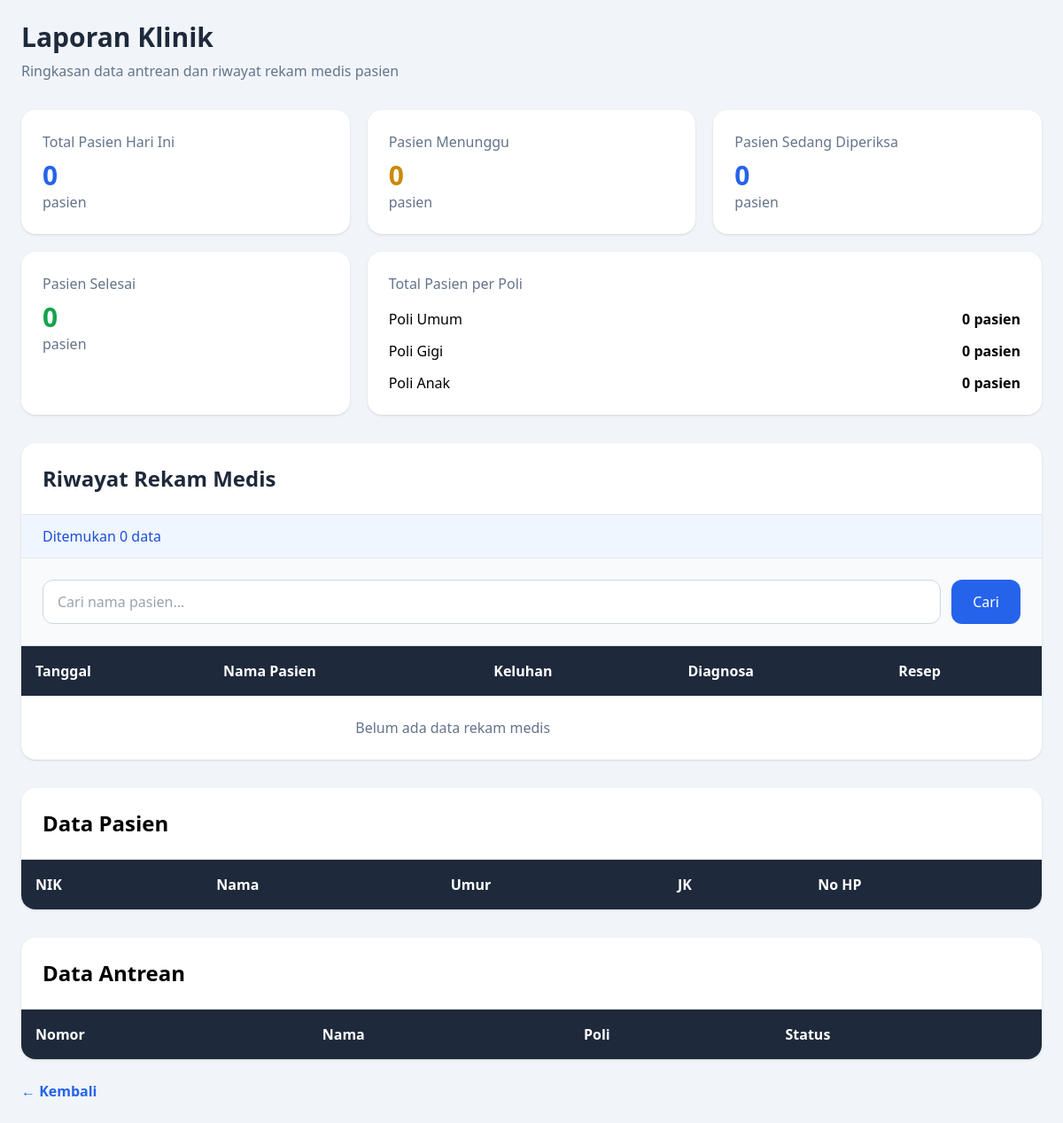
Before: /laporan with the older database file.
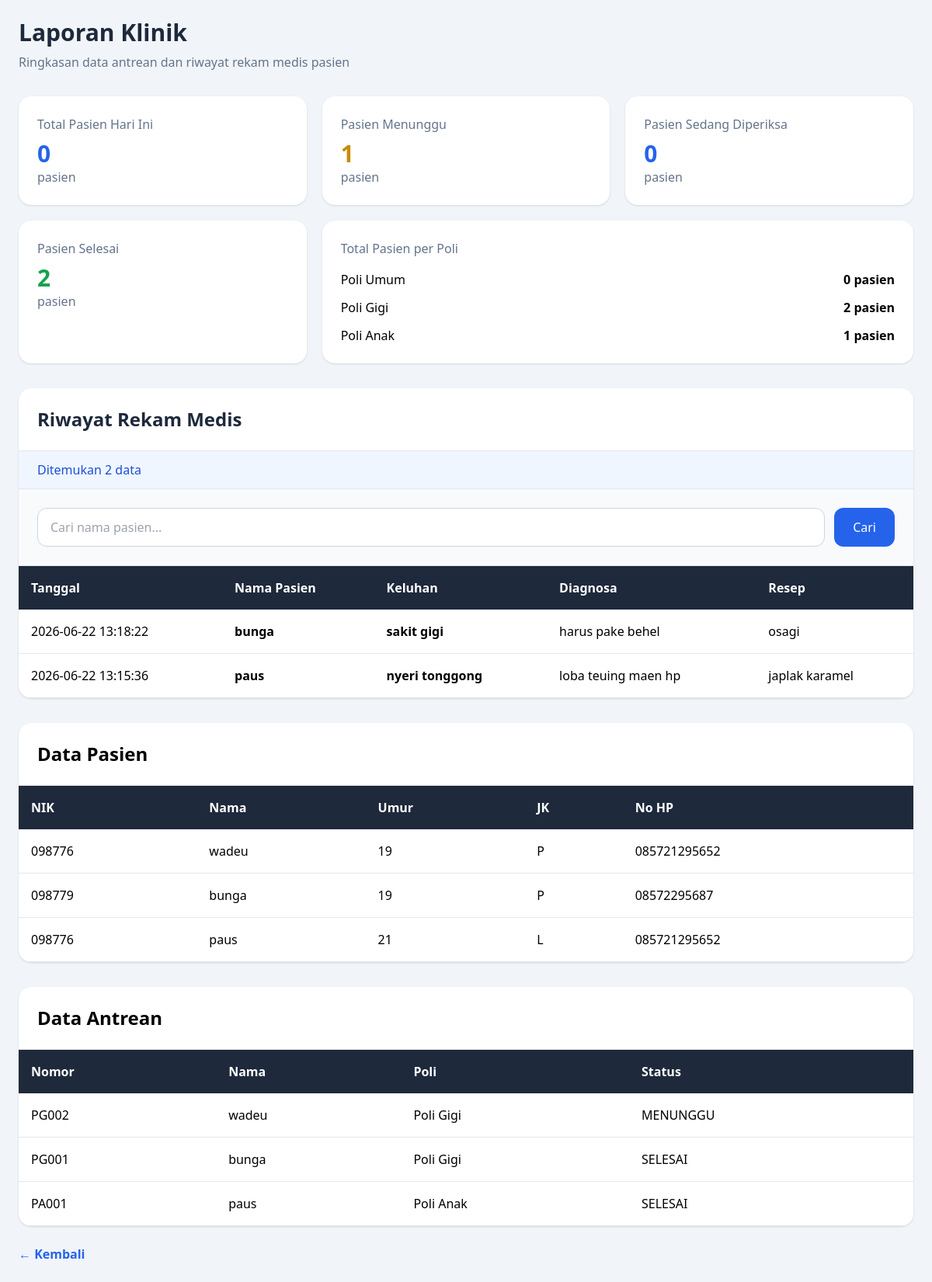
After: the same page with the newer database file.
### tables this page shows
CREATE TABLE rekam_medis (
            id INTEGER PRIMARY KEY AUTOINCREMENT,
            id_pasien INTEGER NOT NULL,
            keluhan TEXT NOT NULL,
            diagnosa TEXT NOT NULL,
            resep TEXT NOT NULL,
            tanggal_periksa TEXT NOT NULL,
            FOREIGN KEY (id_pasien) REFERENCES pasien(id)
        );

CREATE TABLE pasien (
            id INTEGER PRIMARY KEY AUTOINCREMENT,
            nik TEXT NOT NULL,
            nama TEXT NOT NULL,
            umur INTEGER NOT NULL,
            jenis_kelamin TEXT NOT NULL,
            no_hp TEXT NOT NULL
        );

CREATE TABLE antrean (
            id INTEGER PRIMARY KEY AUTOINCREMENT,
            id_pasien INTEGER NOT NULL,
            no_antrean TEXT NOT NULL,
            poli TEXT NOT NULL,
            status TEXT NOT NULL,
            waktu_daftar TEXT NOT NULL,
            FOREIGN KEY (id_pasien) REFERENCES pasien(id)
        );

### main.py (the view)
@app.route("/laporan")
def laporan_klinik():
    keyword = request.args.get("keyword", "")
    conn = get_db()
    total_pasien = conn.execute("""
        SELECT COUNT(*) FROM antrean
        WHERE date(waktu_daftar) = date('now')
    """).fetchone()[0]
    poli_umum = conn.execute("""
        SELECT COUNT(*) FROM antrean
        WHERE poli = 'Poli Umum'
    """).fetchone()[0]
    poli_gigi = conn.execute("""
        SELECT COUNT(*) FROM antrean
        WHERE poli = 'Poli Gigi'
    """).fetchone()[0]
    poli_anak = conn.execute("""
        SELECT COUNT(*) FROM antrean
        WHERE poli = 'Poli Anak'
    """).fetchone()[0]
    menunggu = conn.execute("""
        SELECT COUNT(*) FROM antrean
        WHERE status = 'MENUNGGU'
    """).fetchone()[0]
    diperiksa = conn.execute("""
        SELECT COUNT(*) FROM antrean
        WHERE status = 'DIPERIKSA'
    """).fetchone()[0]
    selesai = conn.execute("""
        SELECT COUNT(*) FROM antrean
        WHERE status = 'SELESAI'
    """).fetchone()[0]
    riwayat = conn.execute("""
        SELECT rekam_medis.*, pasien.nama
        FROM rekam_medis
        JOIN pasien
        ON rekam_medis.id_pasien = pasien.id
        WHERE pasien.nama LIKE ?
        ORDER BY rekam_medis.id DESC
    """, (f"%{keyword}%",)).fetchall()
    pasien = conn.execute("""
        SELECT *
        FROM pasien
        ORDER BY id DESC
    """).fetchall()
    antrean = conn.execute("""
        SELECT antrean.*, pasien.nama
        FROM antrean
        JOIN pasien ON antrean.id_pasien = pasien.id
        ORDER BY antrean.id DESC
    """).fetchall()
    conn.close()
    return render_template(
        "admin/laporan.html",
        total_pasien=total_pasien,
        pasien=pasien,
        antrean=antrean,
        poli_umum=poli_umum,
        poli_gigi=poli_gigi,
        poli_anak=poli_anak,
        menunggu=menunggu,
        diperiksa=diperiksa,
        selesai=selesai,
        riwayat=riwayat,
        keyword =keyword
    )

### main.py (called while the page is built)
def get_db():
    conn = sqlite3.connect("klinik_antri.db")
    conn.row_factory = sqlite3.Row
    return conn

### templates/admin/laporan.html (shortened to what the changed rows need)
<!DOCTYPE html>
<html lang="id">
<head>
    <script src="https://cdn.tailwindcss.com"></script>
</head>
<body class="bg-slate-100 min-h-screen p-6">
    <div class="max-w-6xl mx-auto">
        <h1 class="text-3xl font-bold text-slate-800 mb-2">Laporan Klinik</h1>
        <div class="grid md:grid-cols-3 gap-5 mb-8">
            <div class="bg-white p-6 rounded-2xl shadow">
                <h2 class="text-3xl font-bold text-blue-600 mt-2"> {{ total_pasien }} </h2>
            </div>
            <div class="bg-white p-6 rounded-2xl shadow">
                <p class="text-slate-500">Pasien Menunggu</p>
                <h2 class="text-3xl font-bold text-yellow-600 mt-2"> {{ menunggu }} </h2>
                <p class="text-slate-500">pasien</p>
            </div>
            <div class="bg-white p-6 rounded-2xl shadow">
                <h2 class="text-3xl font-bold text-blue-600 mt-2"> {{ diperiksa }} </h2>
            </div>
            <div class="bg-white p-6 rounded-2xl shadow">
                <p class="text-slate-500">Pasien Selesai</p>
                <h2 class="text-3xl font-bold text-green-600 mt-2"> {{ selesai }} </h2>
                <p class="text-slate-500">pasien</p>
            </div>
            <div class="bg-white p-6 rounded-2xl shadow md:col-span-2">
                <div class="space-y-3">
                    <div class="flex justify-between">
                        <span>Poli Gigi</span>
                        <b>{{ poli_gigi }} pasien</b>
                    </div>
                    <div class="flex justify-between">
                        <span>Poli Anak</span>
                        <b>{{ poli_anak }} pasien</b>
                    </div>
                </div>
            </div>
        </div>
        <div class="bg-white rounded-2xl shadow overflow-hidden">
            <div class="p-6 border-b">
                <h2 class="text-2xl font-bold text-slate-800">Riwayat Rekam Medis</h2>
            </div>
            <div class="px-6 py-3 bg-blue-50 border-b">
                <p class="text-blue-700 font-medium">Ditemukan {{ riwayat|length }} data</p>
            </div>
            <table class="w-full text-left">
                <thead class="bg-slate-800 text-white">
                    <tr>
                        <th class="p-4">Tanggal</th>
                        <th class="p-4">Nama Pasien</th>
                        <th class="p-4">Keluhan</th>
                        <th class="p-4">Diagnosa</th>
                        <th class="p-4">Resep</th>
                    </tr>
                </thead>
                <tbody>
                    {% for r in riwayat %}
                    <tr class="border-b hover:bg-slate-50">
                        <td class="p-4">{{ r.tanggal_periksa }}</td>
                        <td class="p-4 font-semibold">{{ r.nama }}</td>
                        <td class="p-4 font-semibold">{{ r.keluhan }}</td>
                        <td class="p-4">{{ r.diagnosa }}</td>
                        <td class="p-4">{{ r.resep }}</td>
                    </tr>
                    {% else %}
                    <tr>
                        <td colspan="4" class="p-6 text-center text-slate-500">Belum ada data rekam medis </td>
                    </tr>
                    {% endfor %}
                </tbody>
            </table>
        </div>
        <div class="bg-white rounded-2xl shadow mt-8 overflow-hidden">
            <div class="p-6 border-b">
                <h2 class="text-2xl font-bold">Data Pasien</h2>
            </div>
            <table class="w-full text-left">
                <thead class="bg-slate-800 text-white">
                    <tr>
                        <th class="p-4">NIK</th>
                        <th class="p-4">Nama</th>
                        <th class="p-4">Umur</th>
                        <th class="p-4">JK</th>
                        <th class="p-4">No HP</th>
                    </tr>
                </thead>
                <tbody>
                    {% for p in pasien %}
                    <tr class="border-b">
                        <td class="p-4">{{ p.nik }}</td>
                        <td class="p-4">{{ p.nama }}</td>
                        <td class="p-4">{{ p.umur }}</td>
                        <td class="p-4">{{ p.jenis_kelamin }}</td>
                        <td class="p-4">{{ p.no_hp }}</td>
                    </tr>
                    {% endfor %}
                </tbody>
            </table>
        </div>
        <div class="bg-white rounded-2xl shadow mt-8 overflow-hidden">
            <div class="p-6 border-b">
                <h2 class="text-2xl font-bold">Data Antrean</h2>
            </div>
            <table class="w-full text-left">
                <thead class="bg-slate-800 text-white">
                    <tr>
                        <th class="p-4">Nomor</th>
                        <th class="p-4">Nama</th>
                        <th class="p-4">Poli</th>
                        <th class="p-4">Status</th>
                    </tr>
                </thead>
                <tbody>
                    {% for a in antrean %}
                    <tr class="border-b">
                        <td class="p-4">{{ a.no_antrean }}</td>
                        <td class="p-4">{{ a.nama }}</td>
                        <td class="p-4">{{ a.poli }}</td>
                        <td class="p-4">{{ a.status }}</td>
                    </tr>
                    {% endfor %}
                </tbody>
            </table>
        </div>
    </div>
</body>
</html>

Changed rows visible on the page:
added rekam_medis: tanggal_periksa "2026-06-22 13:18:22", nama "bunga", keluhan "sakit gigi", diagnosa "harus pake behel", resep "osagi"
added rekam_medis: tanggal_periksa "2026-06-22 13:15:36", nama "paus", keluhan "nyeri tonggong", diagnosa "loba teuing maen hp", resep "japlak karamel"
added pasien: nik "098776", nama "wadeu", umur "19", jenis_kelamin "P", no_hp "085721295652"
added pasien: nik "098779", nama "bunga", umur "19", jenis_kelamin "P", no_hp "08572295687"
added pasien: nik "098776", nama "paus", umur "21", jenis_kelamin "L", no_hp "085721295652"
added antrean: no_antrean "PG002", nama "wadeu", poli "Poli Gigi", status "MENUNGGU"
added antrean: no_antrean "PG001", nama "bunga", poli "Poli Gigi", status "SELESAI"
added antrean: no_antrean "PA001", nama "paus", poli "Poli Anak", status "SELESAI"
Other visible differences:
{{ menunggu }}: "0" → "1"
{{ selesai }}: "0" → "2"
{{ poli_gigi }}: "0" → "2"
{{ poli_anak }}: "0" → "1"
{{ riwayat|length }}: "0" → "2"
text no longer shown: "Belum ada data rekam medis"
